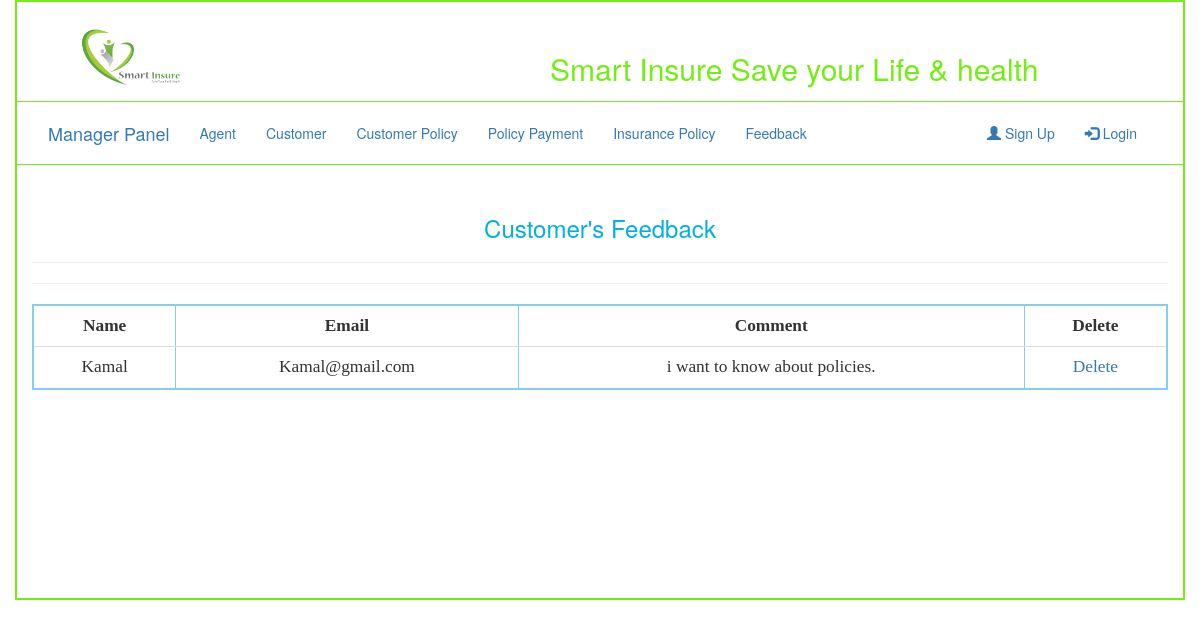
The app's page /manager/feedback.php with its own data.
### tables this page shows
CREATE TABLE `feedback` (
  `id` int(11) NOT NULL,
  `name` varchar(30) NOT NULL,
  `email` varchar(30) NOT NULL,
  `comment` varchar(255) NOT NULL,
  `receiver` varchar(30) NOT NULL
);

### manager/feedback.php (the view, shortened to what this page needs)
<?php
include "db.php";
?>
<!DOCTYPE html>
<html>
<head>
<link type="text/css" rel="stylesheet" href="../css/bootstrap.css"/>
</head>
<body>
<div class="container" style="border: 2px solid #73EE13; min-height: 600px">
	<div class="row" style="border-bottom: 1px solid #73EE13">
		<div class="col-sm-4"><a href="../index.php">
			<img src="../images/logo.png" class="img-responsive" height="150px" width="200px"></a>
		</div>
		<div class="col-sm-8" style="  margin-top: 30px; text-align: center ">
			<h2> <font color="#73EE13"> Smart Insure Save your Life & health </font>  </h2>
		</div>
	</div>
	<div class="row" style="border-bottom: 1px solid #73EE13">
		<div class="col-sm-12" style="margin-bottom: -15px; margin-top: 5px; ">
			<nav class="navbar navbar-fluid">
  <div class="container-fluid">
    <div class="navbar-header">
      <a class="navbar-brand" href="manager.php">Manager Panel</a>
    </div>
    <div class="collapse navbar-collapse" id="myNavbar">
      <ul class="nav navbar-nav">
         <li><a href="agent.php">Agent</a></li>
        <li><a href="manager_customer.php">Customer</a></li>
        <li><a href="customer_policy.php">Customer Policy</a></li>
        <li><a href="policy_payment.php">Policy Payment</a></li>
        <li><a href="insurance_policy.php">Insurance Policy </a></li>
        <li><a href="feedback.php">Feedback</a></li>
      </ul>
      <ul class="nav navbar-nav navbar-right">
       <?php
	if(isset($_SESSION['name'])){
		?>
	 <li><a href="#"> <?php echo strtoupper($_SESSION['name']); ?></a></li>
      <li><a href="../login/logout.php"><span class="glyphicon glyphicon-log-out"></span> Logout</a></li>
    <?php
}
else{
	echo "<li><a href='login/register.php'><span class='glyphicon glyphicon-user'></span> Sign Up</a></li>";
	echo "      <li><a href='login/login.php'><span class='glyphicon glyphicon-log-in'></span> Login</a></li>";
}
?> </ul>
    </div>
  </div>
</nav>
		</div>
	</div>
<div class="row">
<div class="col-sm-12" style="margin-top: 30px" >
<h3 align="center"><font color="sky blue"> Customer's Feedback</font></h3><hr>
<h4 align="center"><font color="sky blue"> <?php echo @$_GET['delete']; ?> </font></h4><hr>
<div class="table-responsive">
<table class="table table-hover " border="2px solid green" cellspacing="0px" cellpadding="10px" align="center" style="border: 2px solid skyblue; font-family: comic; font-size: 13pt; ">
<?php
$qwery = "SELECT * from feedback where receiver='manager'";
$run = mysqli_query($con, $qwery);
while ($row = mysqli_fetch_array($run, MYSQLI_BOTH)) {
$id=$row['id'];
$name=$row['name'];
$email=$row['email'];
$comment=$row['comment'];
echo "
<tr>
<th> <center>  Name </center> </th>
<th> <center>Email </center> </th>
<th> <center>Comment </th>
<th> <center>Delete </th>
</tr>
<tr>
      <td><center> $name </center></td>
      <td><center> $email </center></td>
      <td><center> $comment </center></td>
      <td><center> <a href='delete.php?id=$id'>Delete</a> </center></td>
";
}
?>
</div>
</div>
</div>
</div>
</body>
</html>

### records on screen
feedback: name "Kamal", email "Kamal@gmail.com", comment "i want to know about policies."
